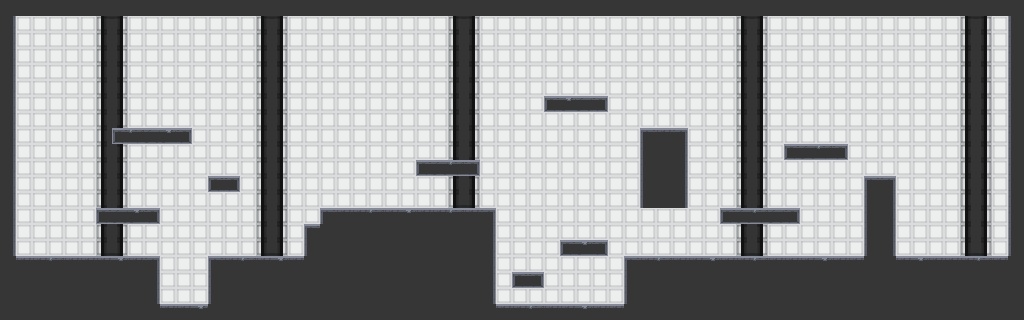

Below is a game level as drawn by its tile map, then a one-line description and the .tmx that defines it (tile-layer data replaced by summaries):
An orthogonal 64x20 tile map with 16x16 px tiles, 3 tile layers (Background, Main, Foreground), 2 tilesets.

<map version="1.4" tiledversion="1.4.3" orientation="orthogonal" renderorder="right-down" width="64" height="20" tilewidth="16" tileheight="16" infinite="0" nextlayerid="5" nextobjectid="1">
 <editorsettings>
  <export target="level3.json" format="json" />
 </editorsettings>
 <tileset firstgid="1" name="Background" tilewidth="16" tileheight="16" tilecount="20" columns="20">
  <image source="backgroundTiles.png" width="320" height="16" />
 </tileset>
 <tileset firstgid="21" name="Platforms" tilewidth="16" tileheight="16" tilecount="13" columns="13">
  <image source="platformTiles.png" width="208" height="16" />
 </tileset>
 <layer id="1" name="Background" width="64" height="20">
  <data>[1280 cells, 1280 non-empty, 7 distinct tile ids]</data>
 </layer>
 <layer id="2" name="Main" width="64" height="20">
  <properties>
   <property name="Collidable" type="bool" value="true" />
   <property name="Depth" type="int" value="1" />
   <property name="Group" value="ground" />
  </properties>
  <data>[1280 cells, 410 non-empty, 13 distinct tile ids]</data>
 </layer>
 <objectgroup id="4" name="Coins" />
 <layer id="3" name="Foreground" width="64" height="20">
  <data>[1280 cells, 0 non-empty, 0 distinct tile ids]</data>
 </layer>
</map>
